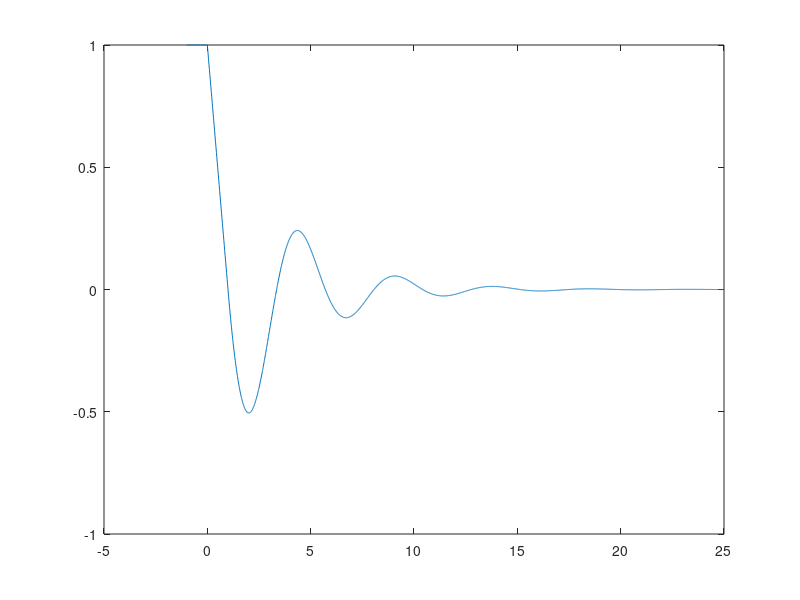

The MATLAB script that drew this image:
clc
clear all
a=-1;b=25;h=.01;tau=1;
T=(b-a)/h;
n=tau/h;
x=a:h:b;
 y(1:T)=0;
 for i=1:n+1
     y(i)=1;
 end
for i=n+1:T
    y(i+1)=y(i)-h*y(i-n);
end
plot(x,y)
